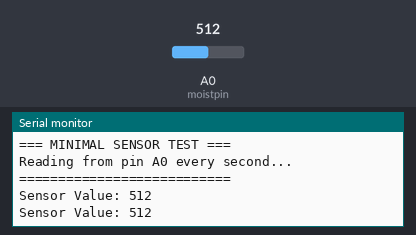
Simulated run of this sketch. Board: Arduino Uno, built with avr-gcc and run on an emulated ATmega328P. Shown: the last lines printed to the serial monitor. Inputs (shaded band) come from the test bench; at power-on: A0 (moistpin) = 512.

Above: at 1.8 s.
1.9 s: A0 (moistpin) set to 716
At 2.9 s:
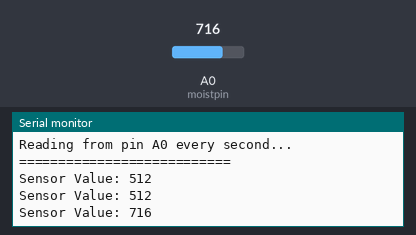
3.4 s: A0 (moistpin) set to 900
At 4.8 s:
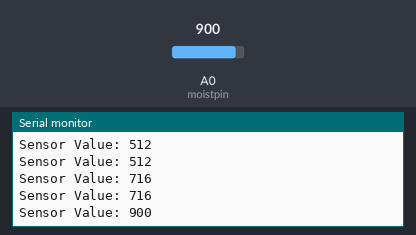
Timing chart, 0 to 6.4 s (numbered marks = the images above; inputs shaded):
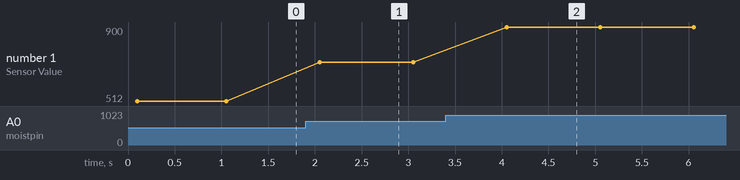

The sketch:

sensor_test_minimal.ino
```cpp
// MINIMAL SENSOR TEST - Upload this to diagnose the sensor
// This sketch ONLY reads the sensor and prints values every second

const int moistpin = A0;  // Your sensor pin

void setup() {
  Serial.begin(9600);
  Serial.println("=== MINIMAL SENSOR TEST ===");
  Serial.println("Reading from pin A0 every second...");
  Serial.println("===========================");
  pinMode(moistpin, INPUT);
}

void loop() {
  // Read the sensor
  int value = analogRead(moistpin);

  // Print it
  Serial.print("Sensor Value: ");
  Serial.println(value);

  // Wait 1 second
  delay(1000);
}
```

Measured:
- after the input at 1.9 s, the serial monitor: prints a new line after 0.15 s (image 1)
- after the input at 3.4 s, the serial monitor: prints a new line after 0.65 s (image 2)
- plotted number 1: 512 → 716 after the input at 1.9 s, 716 → 900 after the input at 3.4 s
